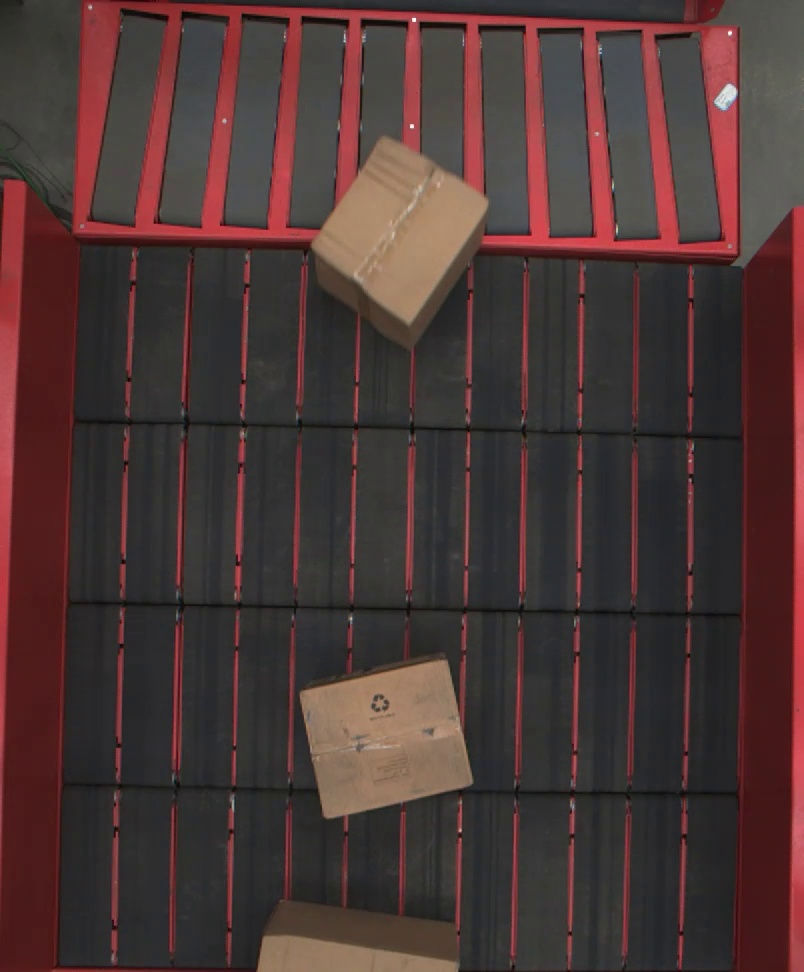
//> input picture box.jpg, 804 x 972 px
$ ./open   (built with g++ and OpenCV 4)
//> lines starting //> are read from the running program, lines starting //| are printed output that depends on the picture; after the words box and inside, x2 and y2 are one past the last pixel; in counts of white or black regions, pixels touching at a corner belong together
#include "core.hpp"
#include "opencv.hpp"
using namespace cv;
int main()
{
    Mat img_src = imread("box.jpg",0);
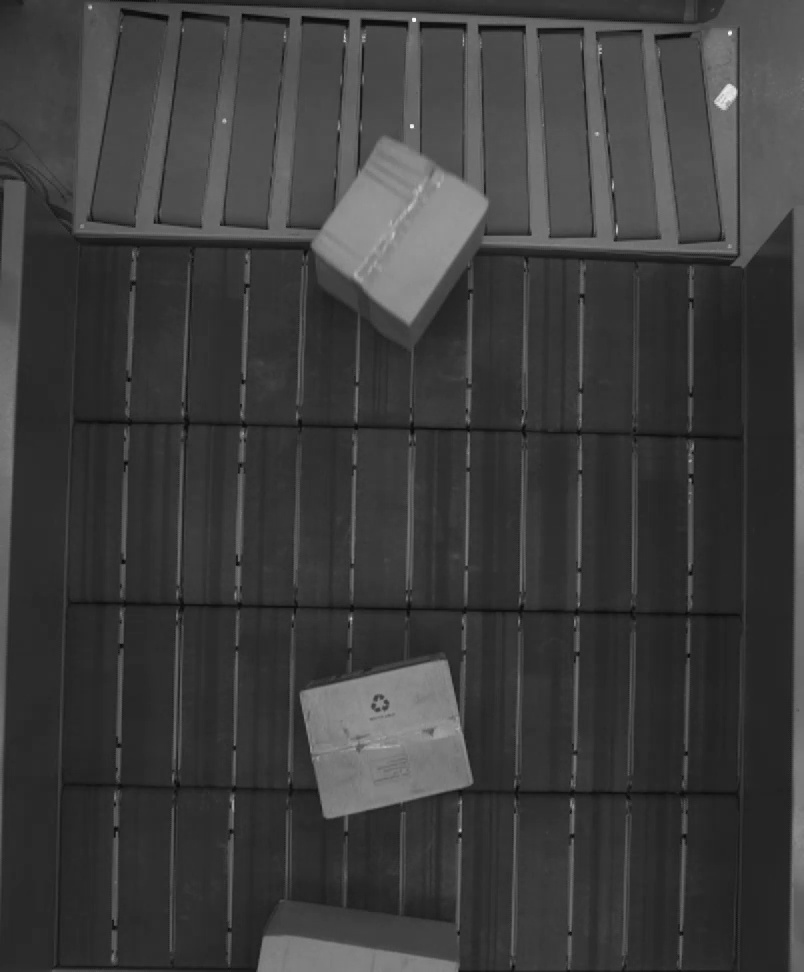
//> img_src: 972 rows x 804 cols, CV_8UC1; min 2, max 255, mean 60.7
    threshold(img_src,img_src,0,255,cv::THRESH_OTSU); //图像的二值化处理
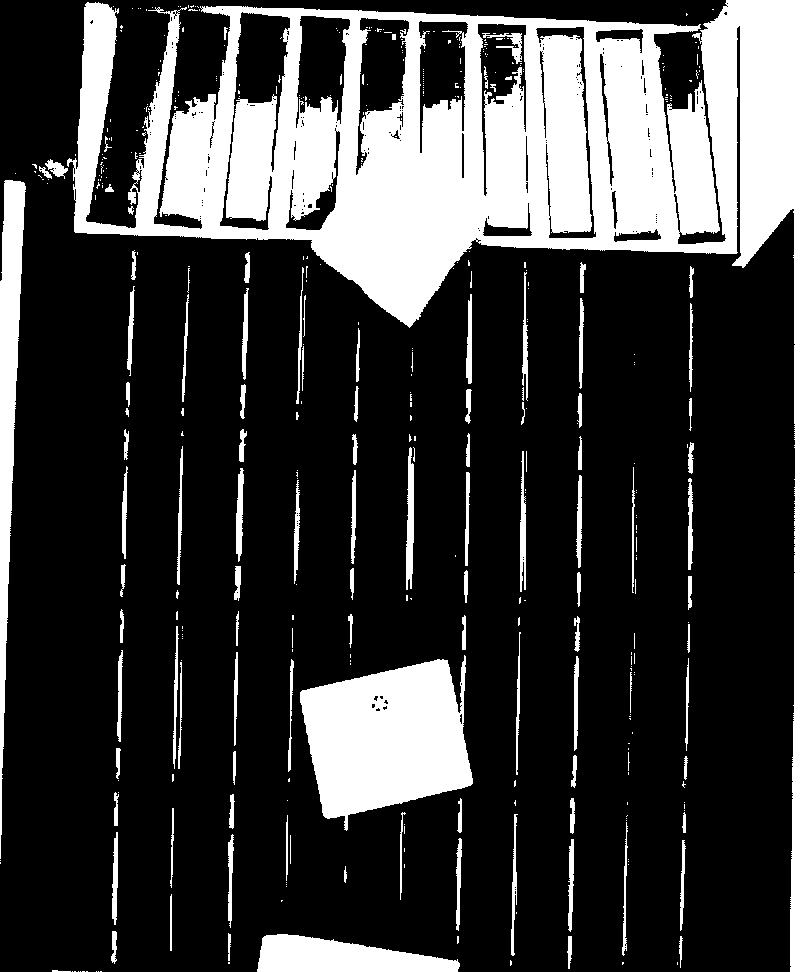
//> img_src: 972 rows x 804 cols, CV_8UC1; 24.4% white; 429 white regions (318 under 20 px), largest, box (x1, y1, x2, y2) and area: (67, 0, 804, 972) 137533, (300, 655, 473, 831) 20332, (0, 180, 26, 859) 7688
    Mat img_open;
    //获取自定义核 第一个参数MORPH_RECT表示矩形的卷积核，当然还可以选择椭圆形的、交叉型的
    Mat element = getStructuringElement(MORPH_RECT, Size(18, 18));
    morphologyEx(img_src,img_open,MORPH_OPEN,element);//对图像进行形态学处理，开运算
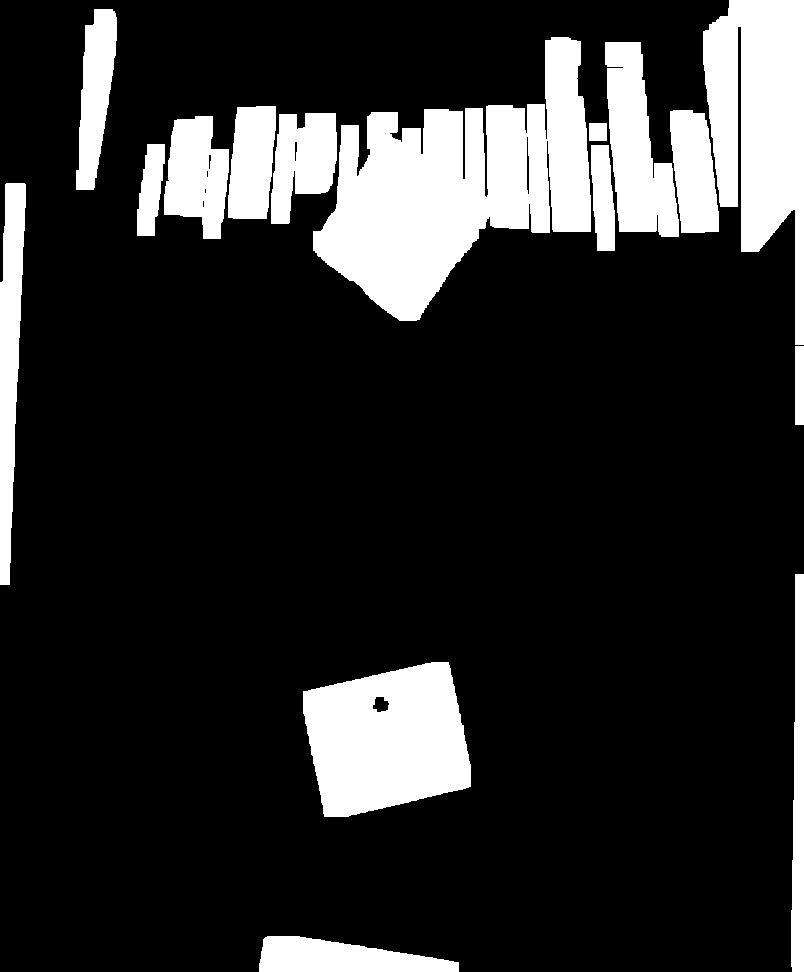
//> img_open: 972 rows x 804 cols, CV_8UC1; 17.4% white; 16 white regions, largest, box (x1, y1, x2, y2) and area: (313, 37, 591, 321) 40235, (703, 0, 804, 345) 21421, (303, 662, 471, 817) 19819
    imshow("img_open",img_open);
    waitKey();
    return 0;

}

$ run again, with 1.png saved as box.jpg
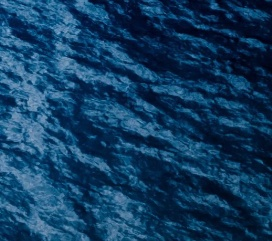
//> input picture 1.png, 272 x 241 px
//> `threshold(img_src,img_src,0,255,cv::THRESH_OTSU);`:
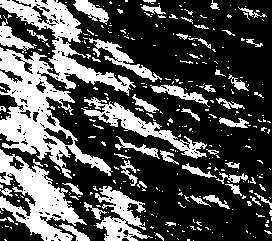
//> img_src: 241 rows x 272 cols, CV_8UC1; 31.7% white; 350 white regions (298 under 20 px), largest, box (x1, y1, x2, y2) and area: (0, 0, 136, 179) 8080, (0, 149, 87, 241) 3205, (81, 97, 207, 159) 1589
//> `morphologyEx(img_src,img_open,MORPH_OPEN,element);`:
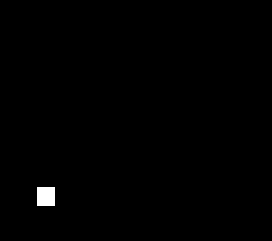
//> img_open: 241 rows x 272 cols, CV_8UC1; 0.52% white; 1 white region, box (x1, y1, x2, y2) and area: (37, 187, 55, 206) 342
